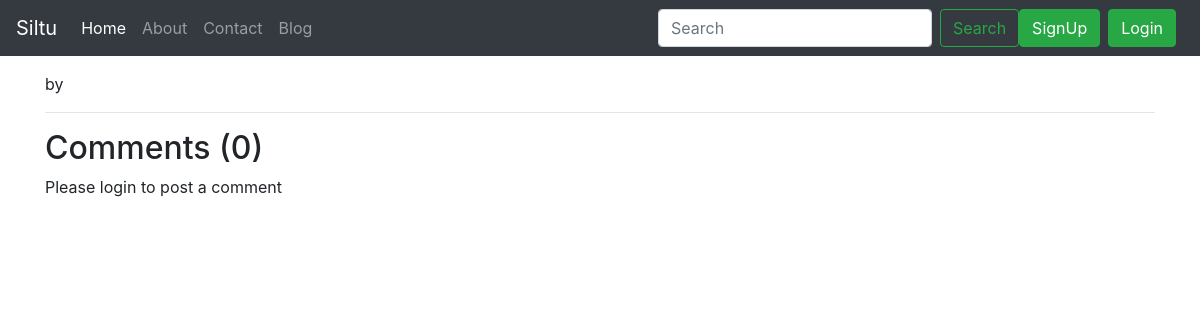
/blog/test, run on an earlier commit of the app's database.
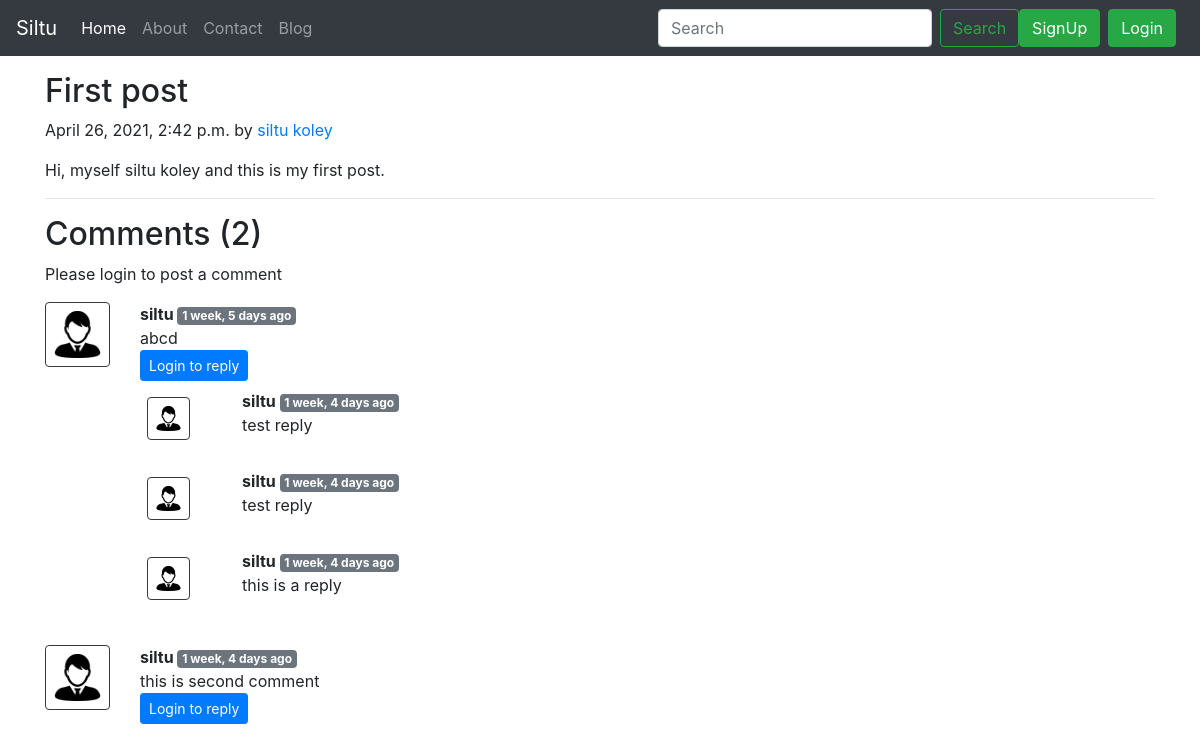
And on a later commit of the database.
### blog/models.py (models this page shows, shortened)
class Post(models.Model):
    sno = models.AutoField(primary_key = True)
    title = models.CharField(max_length=255)
    author = models.CharField(max_length=14)
    slug = models.CharField(max_length=130)
    timeStamp = models.DateTimeField(blank=True)
    content = models.TextField()

class BlogComment(models.Model):
    sno= models.AutoField(primary_key=True)
    comment=models.TextField()
    user=models.ForeignKey(User, on_delete=models.CASCADE)
    post=models.ForeignKey(Post, on_delete=models.CASCADE)
    parent=models.ForeignKey('self',on_delete=models.CASCADE, null=True )
    timestamp= models.DateTimeField(default=now)

### blog/views.py (the view)
# urls.py: path('<str:slug>', views.blogPost, name="blogPost"),
def blogPost(request, slug):
    post=Post.objects.filter(slug=slug).first()
    comments= BlogComment.objects.filter(post=post, parent=None)
    replies= BlogComment.objects.filter(post=post).exclude(parent=None)
    replyDict={}
    for reply in replies:
        if reply.parent.sno not in replyDict.keys():
            replyDict[reply.parent.sno]=[reply]
        else:
            replyDict[reply.parent.sno].append(reply)
    context={'post':post, 'comments': comments, 'user': request.user, 'replyDict': replyDict}
    return render(request, "blog/blogPost.html", context)

### blog/templatetags/extras.py (called while the page is built)
@register.filter(name='get_val')
def get_val(dict, key):
    return dict.get(key)

### templates/blog/blogpost.html (shortened to what this page needs)
{% extends 'base.html' %}
{% block body %}
{% load humanize %}
{% load extras %}
<div class="container my-3">
    <h2 class="blog-post-title">{{post.title}}</h2>
    <p class="blog-post-meta">{{post.timeStamp}} by <a href="/about">{{post.author}}</a></p>
    <p>{{post.content}}</p>
    <hr>
</div>
<div class="container">
    <h2> Comments ({{comments.count}}) </h2>
    <div class="my-2">
        {% if user.is_authenticated %}
        <form action="/blog/postComment" method="post">
            {% csrf_token %}
            <div class="form-group">
                <label for="exampleInputEmail1">Post Comment </label>
                <input type="text" class="form-control" name="comment" placeholder="Enter comment here">
            </div>
            <input type="hidden" name="postSno" value="{{post.sno}}">
            <input type="hidden" name="parentSno" value="">
            <button type="submit" class="btn btn-primary">Submit</button>
        </form>
        {% else %}
        Please login to post a comment
        {% endif %}
    </div>
    {% for comment in comments %}
    <div class="row my-3">
        <div class="col-md-1  ">
            <img class="rounded mx-auto d-block w-100 border border-dark p-2" src="/static/images/user.png" alt="user">
        </div>
        <div class="col-md-11 ">
            <b> {{comment.user.username}} </b> <span class="badge badge-secondary ">{{comment.timestamp| naturaltime}}</span>
            <div>{{comment.comment}}</div>
            <div class="reply mx-0">
                {% if user.is_authenticated %}
                <button class="btn btn-sm btn-primary" type="button" data-toggle="collapse" data-target="#replyBox{{comment.sno}}" aria-expanded="false" aria-controls="replyBox{{comment.sno}}">
                    Reply
                </button>
                <div class="collapse" id="replyBox{{comment.sno}}">
                    <div class="card card-body my-2">
                        <form action="/blog/postComment" method="post">
                            {% csrf_token %}
                            <div class="form-group">
                                <label for="comment">Post a reply </label>
                                <input type="text" class="form-control" name="comment" placeholder="Enter comment here">
                                <input type="hidden" name="parentSno" value="{{comment.sno}}">
                            </div>
                            <input type="hidden" name="postSno" value="{{post.sno}}">
                            <button type="submit" class="btn btn-primary">Submit</button>
                        </form>
                    </div>
                </div>
                {% else %}
                <button class="btn btn-sm btn-primary" type="button" data-toggle="collapse" data-target="#replyBox{{comment.sno}}" aria-expanded="false" aria-controls="replyBox{{comment.sno}}">
                    Login to reply
                </button>
                {% endif %}
                <div class="replies my-2 ">
                    {% for reply in replyDict|get_val:comment.sno %}
                    <div class="row my-2">
                        <div class="col-md-1 ">
                            <img class="rounded mx-auto d-block w-75 my-2 border border-dark p-2" src="/static/images/user.png" alt="user">
                        </div>
                        <div class="col-md-11">
                            <div class="col-md-11 ">
                                <b> {{reply.user.username}} </b> <span class="badge badge-secondary ">{{reply.timestamp| naturaltime}}</span>
                                <div>{{reply.comment}}</div>
                            </div>
                            <br>
                        </div>
                    </div>
                    {% endfor %}
                </div>
            </div>
        </div>
    </div>
    {% endfor %}
</div>
{% endblock %}

### templates/base.html (shortened to what this page needs)
<!doctype html>
<html lang="en">
 <head>
  <link rel="stylesheet" href="https://stackpath.bootstrapcdn.com/bootstrap/4.5.2/css/bootstrap.min.css"
>
</head>
<body>
  <nav class="navbar navbar-expand-lg navbar-dark bg-dark">
    <a class="navbar-brand" href="/">Siltu</a>
    <div class="collapse navbar-collapse" id="navbarSupportedContent">
      <ul class="navbar-nav mr-auto">
        <li class="nav-item active">
          <a class="nav-link" href="/">Home <span class="sr-only">(current)</span></a>
        </li>
        <li class="nav-item">
          <a class="nav-link" href="/about">About</a>
        </li>
        <li class="nav-item">
          <a class="nav-link" href="/contact">Contact</a>
        </li>
        <li class="nav-item">
          <a class="nav-link" href="/blog">Blog</a>
        </li>
      </ul>
      <form method="get" action="/search" class="form-inline my-2 my-lg-0">
        <input class="form-control mr-sm-2" type="search" placeholder="Search" aria-label="Search" name="query"
          id="query">
        <button class="btn btn-outline-success my-2 my-sm-0" type="submit">Search</button>
      </form>
      {% if user.is_authenticated %}
      <ul class="navbar-nav mr-2">
        <li class="nav-item dropdown">
          <a class="nav-link dropdown-toggle" href='#' id="navbarDropdown" role="button" data-toggle="dropdown"> Welcome
            {{request.user}}</a>
          <div class="dropdown-menu" aria-labelledby="navbarDropdown">
            <a class="dropdown-item" href="/logout">Logout</a>
          </div>
        </li>
      </ul>
    </div>
    {% else %}
    <button type="button" class="btn btn-success mr-2" data-toggle="modal" data-target="#signupModal">
      SignUp
    </button>
    <button type="button" class="btn btn-success mr-2" data-toggle="modal" data-target="#loginModal"
      style="float:right">
      Login
    </button>
    {% endif %}
    </div>
  </nav>
  {% block body %} {% endblock body %}
</body>
</html>

What changed in the data, as far as the page shows it:
added Post: title "First post", timeStamp "April 26, 2021, 2:42 p.m.", author "siltu koley", content "Hi, myself siltu koley and this is my first post."
added BlogComment: user.username "siltu", timestamp "1 week, 5 days ago", comment "abcd", shown under "Comments (2)"
added BlogComment: user.username "siltu", timestamp "1 week, 4 days ago", comment "test reply"
added BlogComment: user.username "siltu", timestamp "1 week, 4 days ago", comment "test reply"
added BlogComment: user.username "siltu", timestamp "1 week, 4 days ago", comment "this is a reply"
added BlogComment: user.username "siltu", timestamp "1 week, 4 days ago", comment "this is second comment", shown under "Comments (2)"
Also different on the page:
{{ comments.count }}: "0" → "2"
